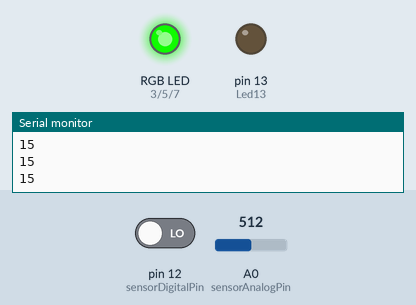
Recording of a sketch running on a simulated Arduino Uno, built with avr-gcc and run on an emulated ATmega328P. On the bench: an RGB LED mixed from three pins (HIGH = lit), output pins drawn as LEDs (lit = HIGH), the last lines printed to the serial monitor. The test bench sets the inputs (shaded band); at power-on: A0 (sensorAnalogPin) = 512, pin 12 (sensorDigitalPin) LOW. Dim RGB values are drawn brighter than linear.

Above: at 8.2 s.
8.3 s: A0 (sensorAnalogPin) set to 490
At 8.9 s:
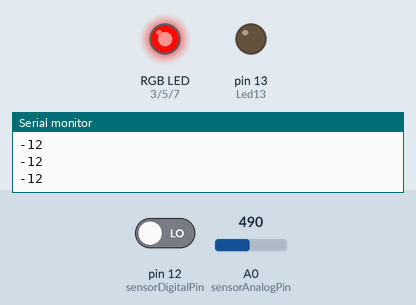
9.8 s: pin 12 (sensorDigitalPin) driven HIGH
At 10.5 s:
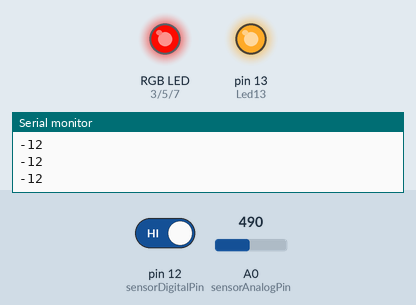
11.3 s: A0 (sensorAnalogPin) set to 510
At 12.0 s:
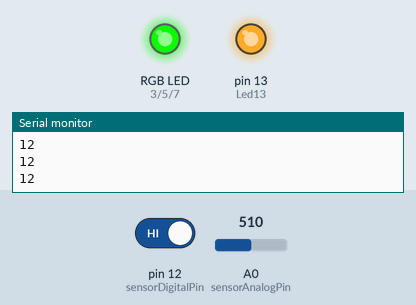
12.8 s: A0 (sensorAnalogPin) set to 0
At 13.4 s:
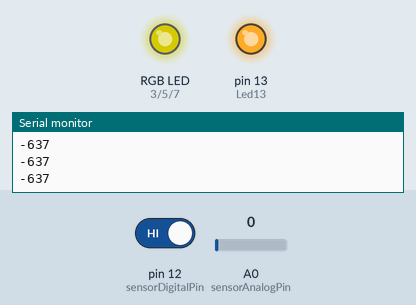
14.3 s: pin 12 (sensorDigitalPin) driven LOW
At 15.0 s:
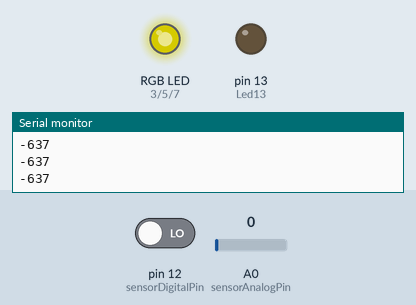
Timing chart, 0 to 16.8 s (numbered marks = the images above; inputs shaded):
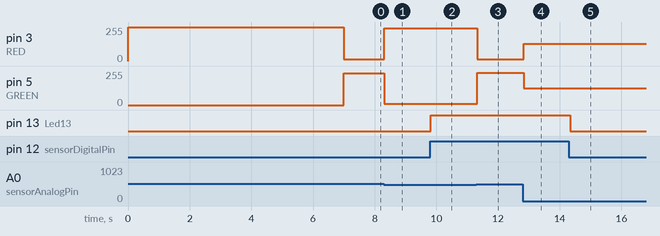

The sketch:

Task2.ino
```cpp
// Lighting the RGB using sound.
// Hannah Knight
// 02/02/2021


// For the sound sensor
int  sensorAnalogPin = A0;    // Select the Arduino input pin to accept the Sound Sensor's analog output
int  sensorDigitalPin = 12;   // Select the Arduino input pin to accept the Sound Sensor's digital output
int  analogValue = 0;         // Define variable to store the analog value coming from the Sound Sensor
int  digitalValue;            // Define variable to store the digital value coming from the Sound Sensor
int  Led13 = 13;              // Define LED port; this is the LED built in to the Arduino (labled L)
                              // When D0 from the Sound Sensor (connnected to pin 12 on the
                              // Arduino) sends High (voltage present), L will light up. In practice, you
                              // should see LED13 on the Arduino blink when LED2 on the Sensor is 100% lit.

// For the RGB
#define RED 3
#define GREEN 5
#define BLUE 7
int redValue;
int greenValue;
int blueValue;

// For the calibrator
int sensorValue = 0;         // the sensor value
int sensorMin = 500;        // minimum sensor value
int sensorMax = 700;           // maximum sensor value
/*
 * These may seem backwards. Initially, you set the minimum high and read for anything lower than that, saving
 * it as the new minimum.
 */


void setup()
{
  // For the sound sensor
  Serial.begin(9600);               // The IDE settings for Serial Monitor/Plotter (preferred) must match this speed
  pinMode(sensorDigitalPin,INPUT);  // Define pin 3 as an input port, to accept digital input
  pinMode(Led13,OUTPUT);            // Define LED13 as an output port, to indicate digital trigger reached

  // For the RGB
  pinMode(RED, OUTPUT);
  pinMode(GREEN, OUTPUT);
  pinMode(BLUE, OUTPUT);
  digitalWrite(RED, HIGH);
  digitalWrite(GREEN, LOW);
  digitalWrite(BLUE, LOW);

  // For the callibrator
  // calibrate during the first 7 seconds
  while (millis() < 7000) {
    sensorValue = analogRead(sensorAnalogPin);

    // record the maximum sensor value
    if (sensorValue > sensorMax) {
      sensorMax = sensorValue;
    }

    // record the minimum sensor value
    if (sensorValue < sensorMin) {
      sensorMin = sensorValue;
    }
  // signal the end of the calibration period
  digitalWrite(13, LOW);
  }
}

void loop(){


  analogValue = analogRead(sensorAnalogPin); // Read the value of the analog interface A0 assigned to digitalValue
  digitalValue=digitalRead(sensorDigitalPin); // Read the value of the digital interface 12 assigned to digitalValue -> goes between 1 and 0 (high and low)
  //Serial.println(analogValue); // Send the analog value to the serial transmit interface

  // calibrate
  // apply the calibration to the sensor reading
  sensorValue = map(analogValue, sensorMin, sensorMax, 0, 255);

  // in case the sensor value is outside the range seen during calibration
  //sensorValue = constrain(analogValue, 0, 255);
  Serial.println(sensorValue);

  if ( -1 < sensorValue < 266) {
    redValue = sensorValue;
    greenValue = 255 - sensorValue;
    analogWrite(RED, redValue);
    analogWrite(GREEN, greenValue);
  }


  if(digitalValue==HIGH)      // When the Sound Sensor sends signals, via voltage present, light LED13 (L)
  {
    digitalWrite(Led13,HIGH);

  }
  else
  {
    digitalWrite(Led13,LOW);
  }

  delay(50);                  // Slight pause so that we don't overwhelm the serial interface
}
```

Measured:
- after the input at 8.3 s, pin 3 (RED): 15/255 → 244/255 at once; pin 5 (GREEN): 240/255 → 11/255 at once
- after the input at 9.8 s, pin 13 (Led13): LOW → HIGH at once
- after the input at 11.3 s, pin 3 (RED): 244/255 → 12/255 at once; pin 5 (GREEN): 11/255 → 243/255 at once
- after the input at 12.8 s, pin 3 (RED): 12/255 → 131/255 at once; pin 5 (GREEN): 243/255 → 124/255 at once
- after the input at 14.3 s, pin 13 (Led13): HIGH → LOW after 0.05 s
